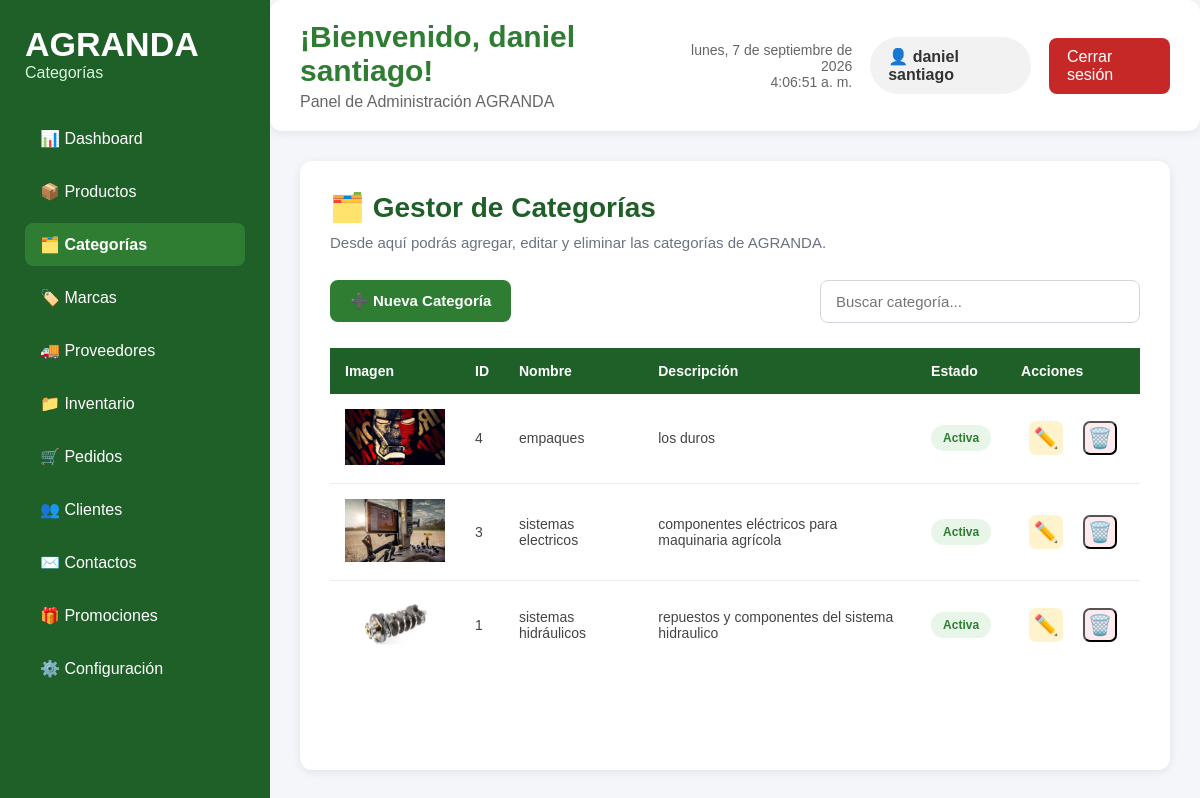
The app's page /admin/categorias/categorias.php (signed in) with its own data.
### tables this page shows
CREATE TABLE `categorias` (
  `id_categoria` int(11) NOT NULL,
  `nombre` varchar(200) NOT NULL,
  `descripcion` text DEFAULT NULL,
  `imagen` varchar(255) DEFAULT NULL,
  `estado` tinyint(1) DEFAULT 1,
  `fecha_creacion` timestamp NOT NULL DEFAULT current_timestamp()
);

### admin/categorias/categorias.php (the view, shortened to what this page needs)
<?php
require_once("../../config/conexion.php");
$sql = "SELECT * FROM categorias ORDER BY id_categoria DESC";
$resultado = $conexion->query($sql);
?>
<!DOCTYPE html>
<html lang="es">
<head>
    <link rel="stylesheet" href="categorias.css">
</head>
<body>
<div class="contenedor-dashboard">
    <aside class="menu-lateral">
        <div class="logo-panel">
            <h1>AGRANDA</h1>
            <p>Categorías</p>
        </div>
        <nav>
            <ul>
                <li><a href="../dashboard/dashboard.php">📊 Dashboard</a></li>
                <li><a href="../productos/productos.php">📦 Productos</a></li>
                <li><a href="categorias.php" class="activo">🗂️ Categorías</a></li>
                <li><a href="../marcas/marcas.php">🏷️ Marcas</a></li>
                <li><a href="../proveedores/proveedores.php">🚚 Proveedores</a></li>
                <li><a href="../inventario/inventario.php">📁 Inventario</a></li>
                <li><a href="../pedidos/pedidos.php">🛒 Pedidos</a></li>
                <li><a href="../clientes/clientes.php">👥 Clientes</a></li>
                <li><a href="../contactos/contactos.php">✉️ Contactos</a></li>
                <li><a href="../promociones/promociones.php">🎁 Promociones</a></li>
                <li><a href="../configuracion/configuracion.php">⚙️ Configuración</a></li>
            </ul>
        </nav>
    </aside>
    <main class="contenido">
        <header class="encabezado">
            <div class="titulo-panel">
                <h2>¡Bienvenido, <?php echo $_SESSION["nombre"]; ?>!</h2>
                <p>Panel de Administración AGRANDA</p>
            </div>
            <div class="panel-usuario">
                <div class="fecha-hora">
                    <span id="fecha"></span><br>
                    <span id="hora"></span>
                </div>
                <div class="usuario">
                    👤 <?php echo $_SESSION["nombre"]; ?>
                </div>
                <a href="../cerrar_sesion.php" class="btn-salir">
                    Cerrar sesión
                </a>
            </div>
        </header>
        <section class="resumen">
            <h2>🗂️ Gestor de Categorías</h2>
            <p>
                Desde aquí podrás agregar, editar y eliminar las categorías de AGRANDA.
            </p>
            <div class="barra-productos">
                <a href="agregar_categoria.php" class="btn-nuevo">
                    ➕ Nueva Categoría
                </a>
                <input
                    type="search"
                    class="buscar-producto"
                    placeholder="Buscar categoría..."
                >
            </div>
            <table class="tabla-productos">
                <thead>
                    <tr>
                        <th>Imagen</th>
                        <th>ID</th>
                        <th>Nombre</th>
                        <th>Descripción</th>
                        <th>Estado</th>
                        <th>Acciones</th>
                    </tr>
                </thead>
                <tbody>
                <?php while($categoria = $resultado->fetch_assoc()){ ?>
                    <tr>
                        <td>
                            <?php if(!empty($categoria["imagen"])){ ?>
                                <img
                                    src="../../<?php echo $categoria["imagen"]; ?>"
                                    alt="Categoría"
                                    width="100">
                            <?php }else{ ?>
                                Sin imagen
                            <?php } ?>
                        </td>
                        <td>
                            <?php echo $categoria["id_categoria"]; ?>
                        </td>
                        <td>
                            <?php echo $categoria["nombre"]; ?>
                        </td>
                        <td>
                            <?php echo $categoria["descripcion"]; ?>
                        </td>
                        <td>
                            <?php if($categoria["estado"]){ ?>
                                <span class="estado-activo">
                                    Activa
                                </span>
                            <?php } else { ?>
                                <span class="estado-inactivo">
                                    Inactiva
                                </span>
                            <?php } ?>
                        </td>
                        <td class="acciones">
                            <a href="editar_categoria.php?id=<?php echo $categoria["id_categoria"]; ?>"
                                class="btn-editar">✏️</a>
                            <button
                                type="button"
                                class="btn-eliminar"
                                onclick="abrirVentanaEliminar(
                                    <?php echo (int) $categoria["id_categoria"]; ?>,
                                    '<?php echo htmlspecialchars($categoria["nombre"], ENT_QUOTES, "UTF-8"); ?>'
                                )">
                                🗑️
                            </button>
                        </td>
                    </tr>
                <?php } ?>
                </tbody>
            </table>
        </section>
    </main>
</div>
</body>
</html>

### admin/categorias/categorias.css (style rules this page uses)
* { margin:0; padding:0; box-sizing:border-box; font-family:Arial, Helvetica, sans-serif; }
body { background:#f4f6f9; color:#333; height:100vh; overflow:hidden; }
.contenedor-dashboard { display:flex; height:100vh; }
.menu-lateral { width:270px; background:#1f5f28; color:white; padding:25px; height:100vh; position:sticky; top:0; overflow-y:auto; flex-shrink:0; }
.menu-lateral a.activo { background:#2e7d32; font-weight:bold; }
.logo-panel { margin-bottom:35px; }
.logo-panel h1 { font-size:34px; }
.logo-panel p { color:#d9f5dc; }
.menu-lateral ul { list-style:none; }
.menu-lateral li { margin:10px 0; }
.menu-lateral a { color:white; text-decoration:none; display:block; padding:12px 15px; border-radius:8px; transition:.3s; }
.contenido { flex:1; display:flex; flex-direction:column; height:100vh; overflow:hidden; }
.encabezado { display:flex; justify-content:space-between; align-items:center; background:white; padding:20px 30px; border-radius:12px; box-shadow:0 2px 10px rgba(0,0,0,.08); margin-bottom:30px; position:sticky; top:0; z-index:100; flex-shrink:0; }
.titulo-panel h2 { color:#2e7d32; font-size:30px; }
.titulo-panel p { color:#666; margin-top:5px; }
.panel-usuario { display:flex; align-items:center; gap:18px; }
.fecha-hora { text-align:right; color:#666; font-size:14px; }
.usuario { background:#f2f2f2; padding:10px 18px; border-radius:30px; font-weight:bold; }
.btn-salir { background:#c62828; color:white; padding:10px 18px; text-decoration:none; border-radius:8px; transition:.3s; }
.resumen { background:white; padding:30px; margin:0 30px 30px 30px; border-radius:12px; box-shadow:0 2px 10px rgba(0,0,0,.08); overflow:auto; flex:1; }
.resumen h2 { color:#1f5f28; font-size:28px; margin-bottom:8px; }
.resumen > p { color:#6b7280; font-size:15px; line-height:1.5; margin-bottom:25px; }
.barra-productos { display:flex; justify-content:space-between; align-items:center; gap:20px; margin-bottom:25px; }
.btn-nuevo { display:inline-block; background:#2e7d32; color:white; text-decoration:none; border:none; padding:12px 20px; border-radius:8px; font-size:15px; font-weight:bold; cursor:pointer; transition:.3s; }
.buscar-producto { width:320px; padding:12px 15px; border:1px solid #d1d5db; border-radius:8px; font-size:15px; outline:none; transition:.2s; }
.tabla-productos { width:100%; border-collapse:collapse; background:white; }
.tabla-productos thead { background:#1f5f28; color:white; }
.tabla-productos th { padding:15px; text-align:left; font-size:14px; font-weight:bold; white-space:nowrap; }
.tabla-productos td { padding:15px; border-bottom:1px solid #eeeeee; font-size:14px; color:#444; vertical-align:middle; }
.tabla-productos tbody tr { transition:.2s; }
.tabla-productos tbody tr:last-child td { border-bottom:none; }
.estado-activo { display:inline-block; background:#e8f5e9; color:#2e7d32; padding:6px 12px; border-radius:20px; font-size:12px; font-weight:bold; white-space:nowrap; }
.acciones { text-align:center; width:120px; white-space:nowrap; vertical-align:middle; }
.acciones .btn-editar, .acciones .btn-eliminar { display:inline-flex; align-items:center; justify-content:center; text-decoration:none; font-size:20px; margin:0 8px; }
.btn-editar { color:#1976d2; }
.btn-eliminar { color:#d32f2f; }
.btn-editar { display:inline-flex; align-items:center; justify-content:center; width:34px; height:34px; border-radius:7px; background:#fff3cd; color:#856404; text-decoration:none; font-size:15px; transition:.25s; }
.btn-eliminar { display:inline-flex; align-items:center; justify-content:center; width:34px; height:34px; border-radius:7px; background:#ffebee; color:#c62828; text-decoration:none; font-size:15px; transition:.25s; }

### records on screen
categorias: imagen (picture), id_categoria "4", nombre "empaques", descripcion "los duros", estado "Activa"
categorias: imagen (picture), id_categoria "3", nombre "sistemas electricos", descripcion "componentes eléctricos para maquinaria agrícola", estado "Activa"
categorias: imagen (picture), id_categoria "1", nombre "sistemas hidráulicos", descripcion "repuestos y componentes del sistema hidraulico", estado "Activa"

### other values on screen
$_SESSION["nombre"] "daniel santiago"
